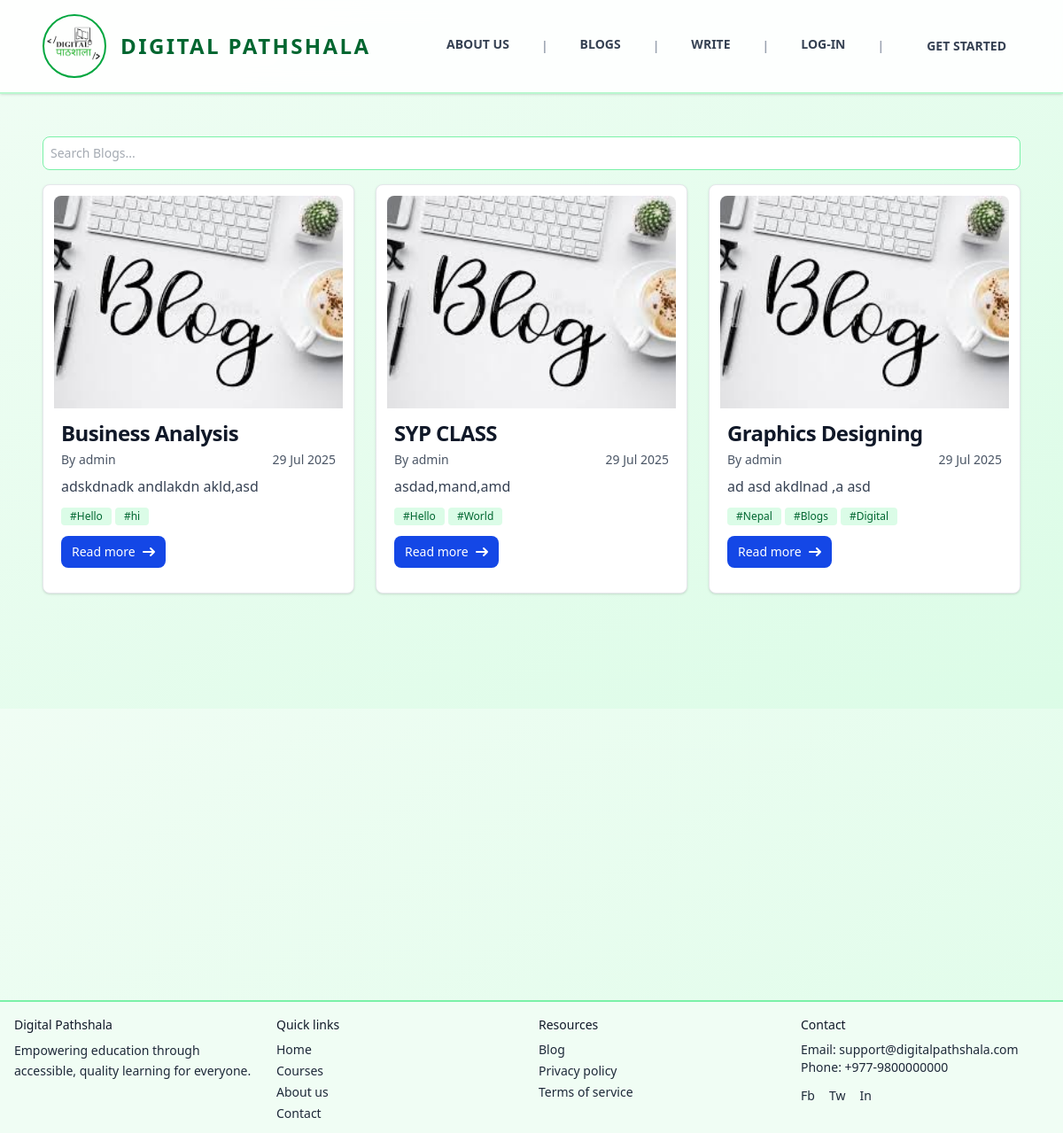
The app's page /blogs/ with its own data.
### blogs/models.py (models this page shows, shortened)
class Blog(models.Model):
    def generateImagePath(instance, filename):
        return f'blog/{instance.author.username}/images/{filename}'
    def generateAttachmentPath(instance, filename):
        return f'blog/{instance.author.username}/attachments/{filename}'
    class StatusOptions(models.TextChoices):
        PENDING = "Pending", "Pending"
        ACTIVE = "Active", "Active"
        REJECTED = "Rejected", "Rejected"
    title = models.CharField(max_length=50 )
    content = models.TextField()
    author = models.ForeignKey(User, on_delete=models.CASCADE, related_name='blog_posts')
    tags = TaggableManager(blank=True)
    category = models.ForeignKey(Category, null=True, blank=True, on_delete=models.SET_NULL)
    image = models.ImageField(blank=True, null=True , upload_to=generateImagePath, default='blog/blog1.png')
    attachment = models.FileField(blank=True, null=True, upload_to=generateAttachmentPath)
    status = models.CharField(max_length=8, choices=StatusOptions, default=StatusOptions.PENDING)
    created_at = models.DateTimeField( auto_now_add=True, editable=False )
    updated_at = models.DateTimeField(auto_now=True, editable=False)

### main/views.py (the view)
# urls.py: path("blogs/", blogPage),
def blogPage(request):
    blogs = Blog.objects.filter(status="Active").order_by("-created_at")
    return render(request, "pages/blogs/blogs.html", {"blogs": blogs})

### templates/pages/blogs/blogs.html (shortened to what this page needs)
{% extends 'layouts/main.html' %}
{% block content %}
  {% include "components/searchBar.html" %}
  {% if blogs %}
    <div class="grid grid-cols-1 md:grid-cols-2 lg:grid-cols-3 gap-6">
      {% for blog in blogs %}
        <div class="blog-item max-w-sm bg-white hover:scale-[102%] duration-300 border border-gray-200 rounded-lg shadow-sm dark:bg-gray-800 dark:border-gray-700 p-3"
             data-title="{{ blog.title }}"
             data-author="{{ blog.author }}"
             data-date="{{ blog.created_at|date:'d M Y' }}"
             data-content="{{ blog.content }}"
        >
          <a href="/blog/{{ blog.id }}">
            <img class="rounded-t-lg h-60 w-full object-cover mb-3" src="{{ blog.image.url|default:'/static/images/blog1.png' }}" alt="{{ blog.title }}" />
          </a>
          <div class="px-2 pb-4">
            <a href="/blog/{{ blog.id }}">
              <h5 class="text-2xl font-bold tracking-tight text-gray-900 dark:text-white mb-1">{{ blog.title }}</h5>
            </a>
            <div class="flex justify-between mb-2 text-sm text-gray-600 dark:text-gray-400">
              <span>By {{ blog.author.username }}</span>
              <span>{{ blog.created_at|date:'d M Y' }}</span>
            </div>
            <p class="text-gray-700 dark:text-gray-400 mb-3">{{ blog.content|truncatechars:60 }}</p>
            {% if blog.tags.all %}
              <div class="flex flex-wrap gap-1 mb-3">
                {% for tag in blog.tags.all %}
                  <span class="bg-green-100 text-green-800 text-xs font-medium px-2.5 py-0.5 rounded dark:bg-green-900 dark:text-green-300">#{{ tag }}</span>
                {% endfor %}
              </div>
            {% endif %}
            <a href="/blog/{{ blog.id }}" class="inline-flex items-center px-3 py-2 text-sm font-medium text-white bg-blue-700 rounded-lg hover:bg-blue-800 focus:ring-4 focus:outline-none focus:ring-blue-300 dark:bg-blue-600 dark:hover:bg-blue-700 dark:focus:ring-blue-800">
              Read more
              <svg class="rtl:rotate-180 w-3.5 h-3.5 ms-2" aria-hidden="true" xmlns="http://www.w3.org/2000/svg" fill="none" viewBox="0 0 14 10">
                <path stroke="currentColor" stroke-linecap="round" stroke-linejoin="round" stroke-width="2" d="M1 5h12m0 0L9 1m4 4L9 9"/>
              </svg>
            </a>
          </div>
        </div>
      {% endfor %}
    </div>
  {% endif %}
{% endblock %}

### templates/layouts/main.html (shortened to what this page needs)
<!DOCTYPE html>
<html lang="en">
  <head>
    <script src="https://cdn.jsdelivr.net/npm/@tailwindcss/browser@4"></script>
  </head>
  <body class="font-sans text-gray-700 bg-gradient-to-br from-green-50 to-green-100 min-h-screen">
    <nav class="uppercase flex justify-between bg-white/90 backdrop-blur-md border-b-2 border-green-200 py-4 px-6 lg:px-12 lg:py:6 shadow-sm sticky top-0 z-40">
      <a href="/" class="flex items-center group">
        <div class="w-16 lg:w-18 h-16 lg:h-18 rounded-full border-2 border-green-600 flex items-center justify-center group-hover:scale-105 transition-transform">
          <img src="/static/images/favicon.ico" alt="Digital Pathshala Logo" />
        </div>
        <div class="ml-2 lg:ml-4 text-xl lg:text-2xl font-semibold text-green-800 tracking-widest">Digital Pathshala</div>
      </a>
      <div class="my-auto hidden md:block">
        <ul class="flex gap-6 lg:gap-8 text-sm font-bold items-center">
          <li class="relative group pb-1">
            <a href="/about-us" class="text-gray-700 hover:text-green-600 transition-colors p-1">About Us</a>
          </li>
          <li class="text-gray-400">|</li>
          <li class="relative group pb-1">
            <a href="/blogs" class="text-gray-700 hover:text-green-600 transition-colors p-1">Blogs</a>
          </li>
          <li class="text-gray-400">|</li>
          <li class="relative group pb-1">
            <a href="/blog/add" class="text-gray-700 hover:text-green-600 transition-colors p-1">Write</a>
          </li>
          {% if not user.is_authenticated %}
            <li class="text-gray-400">|</li>
            <li class="relative group pb-1">
              <a href="/auth/log-in" class="text-gray-700 hover:text-green-600 transition-colors p-1">Log-In</a>
            </li>
          {% endif %}
          <li class="text-gray-400">|</li>
          <li class="hover:bg-green-600 hover:text-white px-4 py-2 transition-all duration-300 rounded-lg">
            {% if user.is_authenticated %}
              <a href="/writer/dashboard">Dashboard</a>
            {% else %}
              <a href="/auth/sign-up">Get Started</a>
            {% endif %}
          </li>
        </ul>
      </div>
    </nav>
    <div class="flex flex-col p-12 min-h-[80vh]">
      {% block content %}
      {% endblock %}
    </div>
    <footer class="bg-green-50 border-t-2 border-green-300 text-gray-800 text-sm">
      <div class="max-w-7xl mx-auto p-4 grid grid-cols-1 md:grid-cols-4 gap-4">
        <div>
          <p class="font-medium text-gray-900">Digital Pathshala</p>
          <p class="mt-2 leading-relaxed">Empowering education through accessible, quality learning for everyone.</p>
        </div>
        <div>
          <p class="mb-2 font-medium text-gray-900">Quick links</p>
          <ul class="space-y-1">
            <li>
              <a href="/home" class="hover:underline">Home</a>
            </li>
            <li>
              <a href="/courses" class="hover:underline">Courses</a>
            </li>
            <li>
              <a href="/about" class="hover:underline">About us</a>
            </li>
            <li>
              <a href="/contacts" class="hover:underline">Contact</a>
            </li>
          </ul>
        </div>
        <div>
          <p class="mb-2 font-medium text-gray-900">Resources</p>
          <ul class="space-y-1">
            <li>
              <a href="/blogs" class="hover:underline">Blog</a>
            </li>
            <li>
              <a href="/privacy" class="hover:underline">Privacy policy</a>
            </li>
            <li>
              <a href="/terms" class="hover:underline">Terms of service</a>
            </li>
          </ul>
        </div>
        <div>
          <p class="mb-2 font-medium text-gray-900">Contact</p>
          <p>
            Email: <a href="mailto:support@digitalpathshala.com" class="hover:underline">support@digitalpathshala.com</a>
          </p>
          <p>
            Phone: <a href="tel:+9779800000000" class="hover:underline">+977-9800000000</a>
          </p>
          <div class="flex space-x-4 mt-3">
            <a href="https://www.facebook.com/digitalpathshala999" aria-label="Facebook" class="hover:text-gray-900">Fb</a>
            <a href="#" aria-label="Twitter" class="hover:text-gray-900">Tw</a>
            <a href="#" aria-label="LinkedIn" class="hover:text-gray-900">In</a>
          </div>
        </div>
      </div>
    </footer>
  </body>
</html>

### templates/components/searchBar.html (shortened to what this page needs)
<div>
  <input
    type="text"
    id="searchInput"
    placeholder="Search Blogs..."
    class="mb-4 rounded-lg bg-white border border-green-300 text-gray-600 text-sm p-2 w-full focus:outline-none focus:ring-2 focus:ring-green-300"
  />
</div>

### records on screen
Blog: image (picture), title "Business Analysis", author.username "admin", created_at "29 Jul 2025", content "adskdnadk andlakdn akld,asd"
Tag: name "Hello"
Tag: name "hi"
Blog: image (picture), title "SYP CLASS", author.username "admin", created_at "29 Jul 2025", content "asdad,mand,amd"
Tag: name "World"
Blog: image (picture), title "Graphics Designing", author.username "admin", created_at "29 Jul 2025", content "ad asd akdlnad ,a asd"
Tag: name "Nepal"
Tag: name "Blogs"
Tag: name "Digital"
